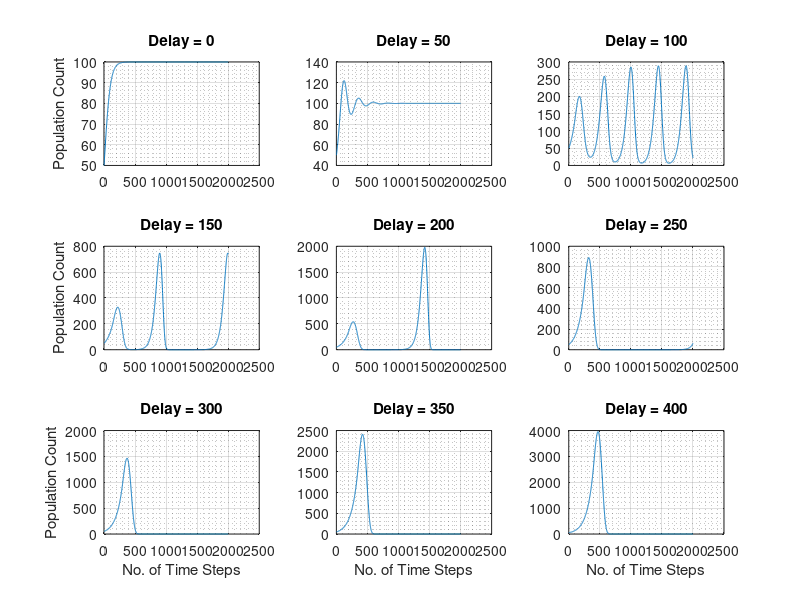
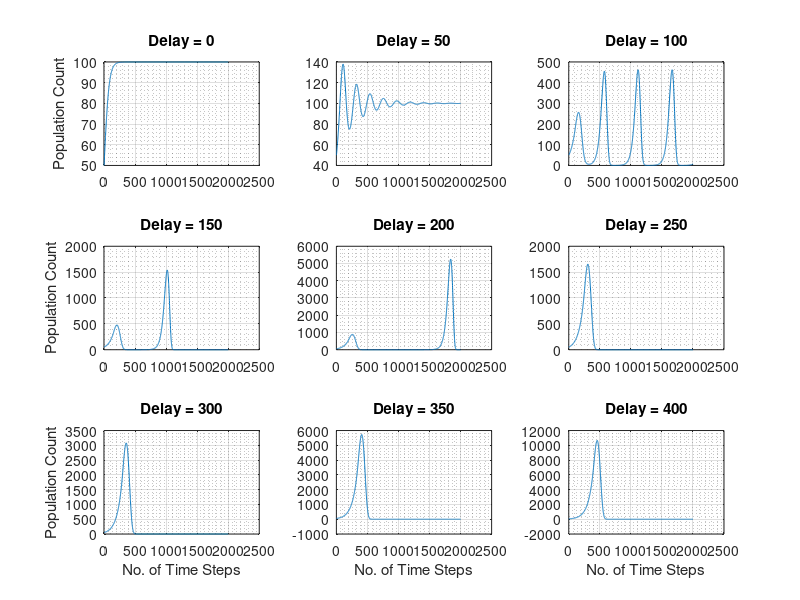

MATLAB code to generate these figures, in order: (Note: this script raises an error after producing the figures.)
%% MXB 261 Assignment 2 %%
% Part 1 Script
% Matt Sampson

%% Part 1 a) %%
% Defining Parameters

K = 100;
x0 = 50;
r = 2;
h = 0.01;
steps = 2000;
s = linspace(0,400,9);


%% Testing with a for loop %%


x = zeros(length(s),steps);
x(:,1) = 50;

for j = 1:length(s)
    for i = 1:steps
        if i-s(j) < 1
            x(j,i+1) = x(j,i)*(1 + h*r - (h*r*x(j,1))/K); % Ghost Points
        else
            x(j,i+1) = x(j,i)*(1 + h*r - (h*r*x(j,i-s(j)))/K);
        end
    end
end

figure;
for m = 1:length(s)    
    subplot(3,3,m)
    plot(x(m,:))
    hold on
    grid on
    grid minor
    title(['Delay = ', num2str(s(m))])
    if (mod(m,3)) == 1
        ylabel('Population Count')
    end
    if m > 6
        xlabel('No. of Time Steps')
    end
end


%% Repeating new r and new h %%

r = 1/2;
h = 0.05;

x = zeros(length(s),steps);
x(:,1) = 50;

for j = 1:length(s)
    for i = 1:steps
        if i-s(j) < 1
            x(j,i+1) = x(j,i)*(1 + h*r - (h*r*x(j,1))/K); % Ghost Points
        else
            x(j,i+1) = x(j,i)*(1 + h*r - (h*r*x(j,i-s(j)))/K);
        end
    end
end

figure;
for m = 1:length(s)    
    subplot(3,3,m)
    plot(x(m,:))
    hold on
    grid on
    grid minor
    title(['Delay = ', num2str(s(m))])
    if (mod(m,3)) == 1
        ylabel('Population Count')
    end
    if m > 6
        xlabel('No. of Time Steps')
    end
end

%% Part 1 b) %%
% 2D Representation
% Parasite model function used

% Defining Parameters
k1 = 1;
k2 = 2;
k3 = 2; %linspace(0,50,10);
k4 = 4;
k5 = 3;
T = 20;
tspan = [0,T];
X_1_0 = 1;
X_2_0 = 1;
y0 = [X_1_0, X_2_0];

% Calling ODE45 to solve parasite function


f = @(t,y) Parasite(t,y,k1,k2,k3,k4,k5);
[t,y] = ode45(f,tspan,y0);
figure()
hold on
plot(t,y);
legend("Pred (Parasite)","Prey")

%% Parameter Sweep %%

n = 201;
k3 = linspace(0,50,n);
Tol = 1e-2;
Parms_Para = zeros(1,n);
Parms_Prey = zeros(1,n);

for i = 1:n
    f = @(t,y) Parasite(t,y,k1,k2,k3(i),k4,k5);
    [t,y] = ode45(f,tspan,y0);
    if ((y(end,1) < Tol) && y(end,2) > Tol) % Stores succesfull paramters for Para => 0
        Parms_Para(i) = k3(i);
    end
    if (abs(y(end,2) - 2) < Tol)  % Stores succesfull paramters for Prey => 2
      Parms_Prey(i) = k3(i);  
    end
end

%% Plotting Successful Parameters k3 %%

Parms_Para = Parms_Para(Parms_Para ~= 0); % Getting rid of the zero's
Parms_Prey = Parms_Prey(Parms_Prey ~= 0); 

Min_Para_Die = min(Parms_Para);
Max_Para_Die = max(Parms_Para);
Min_Prey_2 = min(Parms_Prey);
Max_Prey_2 = max(Parms_Prey);

figure;
subplot(1,2,1)
boxplot(Parms_Para','Labels',{'Parasites ==> 0'})
title('Parameter Sweep Parasite Model')
xlabel('System Dynamics')
ylabel('Value of k3')
subplot(1,2,2)
boxplot(Parms_Prey','Labels',{'Prey ==> 2'})
title('Parameter Sweep Parasite Model')
xlabel('System Dynamics')
ylabel('Value of k3')

%% Part 1 c) %%
% Paired parameter sweep k3 and k4

% Defining sweep variables

n = 100;
k3 = linspace(0,50,n);
k4 = linspace(0,50,n);
Parms_Para_c = zeros(n*n,2);  % Storing succesful parameters in an array
Parms_Prey_c = zeros(n*n,2);


for j = 1:n
    for i = 1:n
        f = @(t,y) Parasite(t,y,k1,k2,k3(i),k4(j),k5);
        [t,y] = ode45(f,tspan,y0);
        if ((y(end,1) < Tol) && y(end,2) > Tol) % Stores succesfull paramters for Para => 0
            Parms_Para_c(i*j,1) = k3(i);
            Parms_Para_c(i*j,2) = k4(j);
        end
        if (abs(y(end,2) - 2) < Tol)  % Stores succesfull paramters for Prey => 2
            Parms_Prey_c(i*j,1) = k3(i);
            Parms_Prey_c(i*j,2) = k4(j);
            
        end
    end
end

%% The Plotting %%

x = linspace(0,50,200);  % For Plotting (x = y) curve

figure;
subplot(1,2,1)
scatter(Parms_Para_c(:,1),Parms_Para_c(:,2))
hold on
plot(x,x)
grid on
grid minor
title('Parasite ==> 0')
xlabel('k3')
ylabel('k4')
legend('Successfull Parameter Pairs','y = x (k3 = k4)','Location','southeast')
subplot(1,2,2)
scatter(Parms_Prey_c(:,1),Parms_Prey_c(:,2))
hold on
plot(2*x,x)
xlim([0,50])
grid on
grid minor
title('Prey ==> 2')
xlabel('k3')
ylabel('k4')
legend('Successfull Parameter Pairs','y = x/2 (k3 = k4/2)','Location','northwest')

%% Part 1 d) %%
% Paired parameter sweep k4 and k5

% Defining sweep variables

n = 100;
k3 = 10;
k4 = linspace(0,50,n);
k5 = linspace(0,50,n);
Parms_Para_d = zeros(n*n,2);  % Storing succesful parameters in an array
Parms_Prey_d = zeros(n*n,2);


for j = 1:n
    for i = 1:n
        f = @(t,y) Parasite(t,y,k1,k2,k3,k4(i),k5(j));
        [t,y] = ode45(f,tspan,y0);
        if ((y(end,1) < Tol) && y(end,2) > Tol) % Stores succesfull paramters for Para => 0
            Parms_Para_d(i*j,1) = k4(i);
            Parms_Para_d(i*j,2) = k5(j);
        end
        if (abs(y(end,2) - 2) < Tol)  % Stores succesfull paramters for Prey => 2
            Parms_Prey_d(i*j,1) = k4(i);
            Parms_Prey_d(i*j,2) = k5(j);
            
        end
    end
end

%% The Plotting for d) %%

figure;
subplot(1,2,1)
scatter(Parms_Para_d(:,1),Parms_Para_d(:,2))
hold on
grid on
grid minor
title('Parasite ==> 0')
xlabel('k4')
ylabel('k5')
subplot(1,2,2)
scatter(Parms_Prey_d(:,1),Parms_Prey_d(:,2))
hold on
xlim([0,50])
grid on
grid minor
title('Prey ==> 2')
xlabel('k4')
ylabel('k5')













